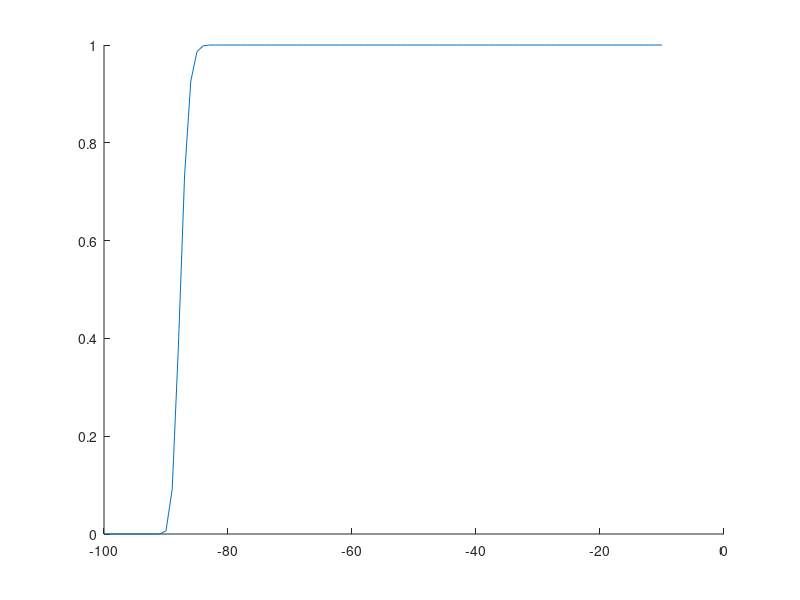

Write the MATLAB code that produced this figure.
% x(:,1) = packet_length, x(:,2) = rssi 

prr_model_function = @(x) (1-qfunc(sqrt(2*(10.^(x(:,1)/10 - (-94/10)))))).^(400);
x = [-10:-1:-100].';
figure
hold on
plot(x, prr_model_function(x));